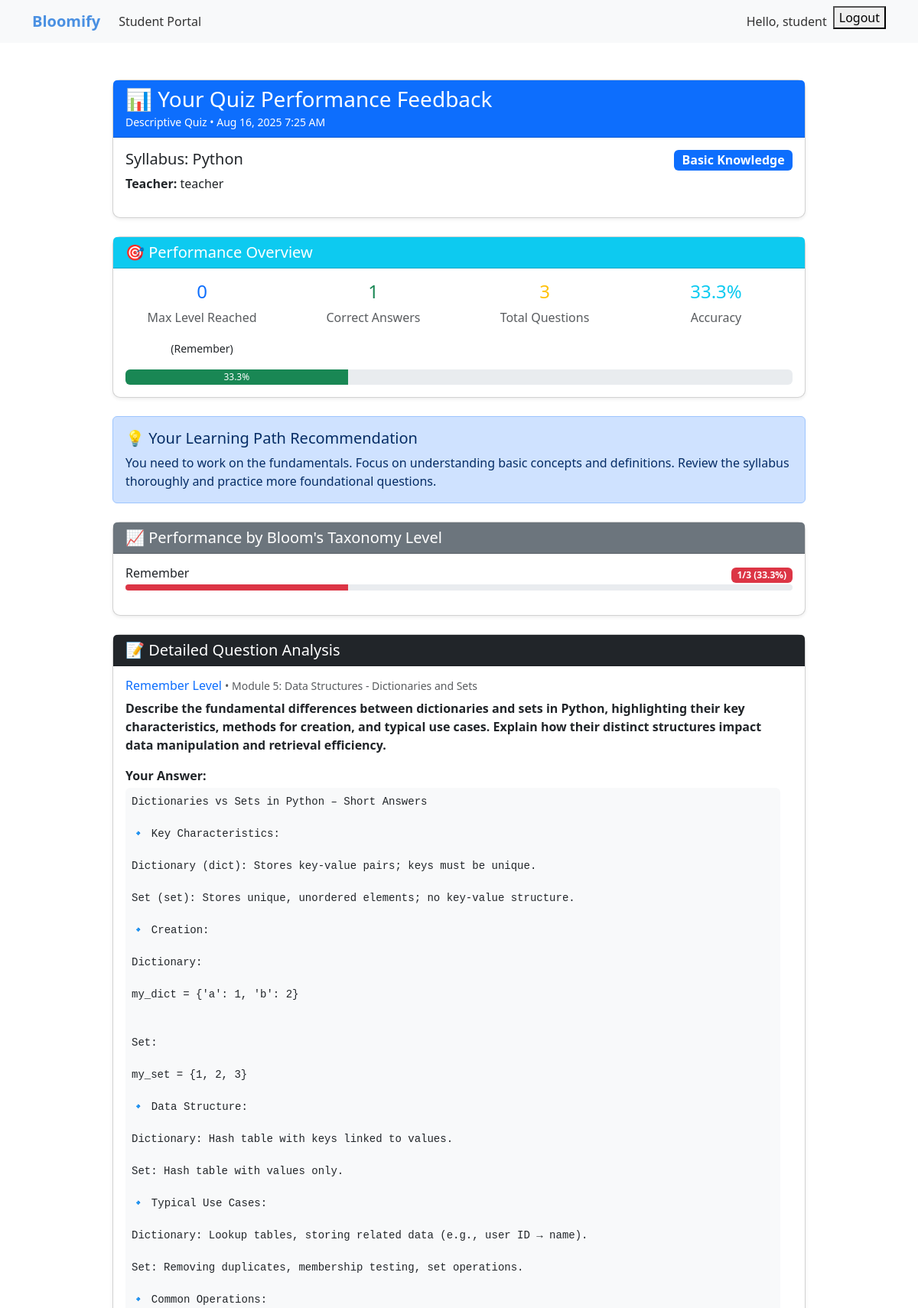
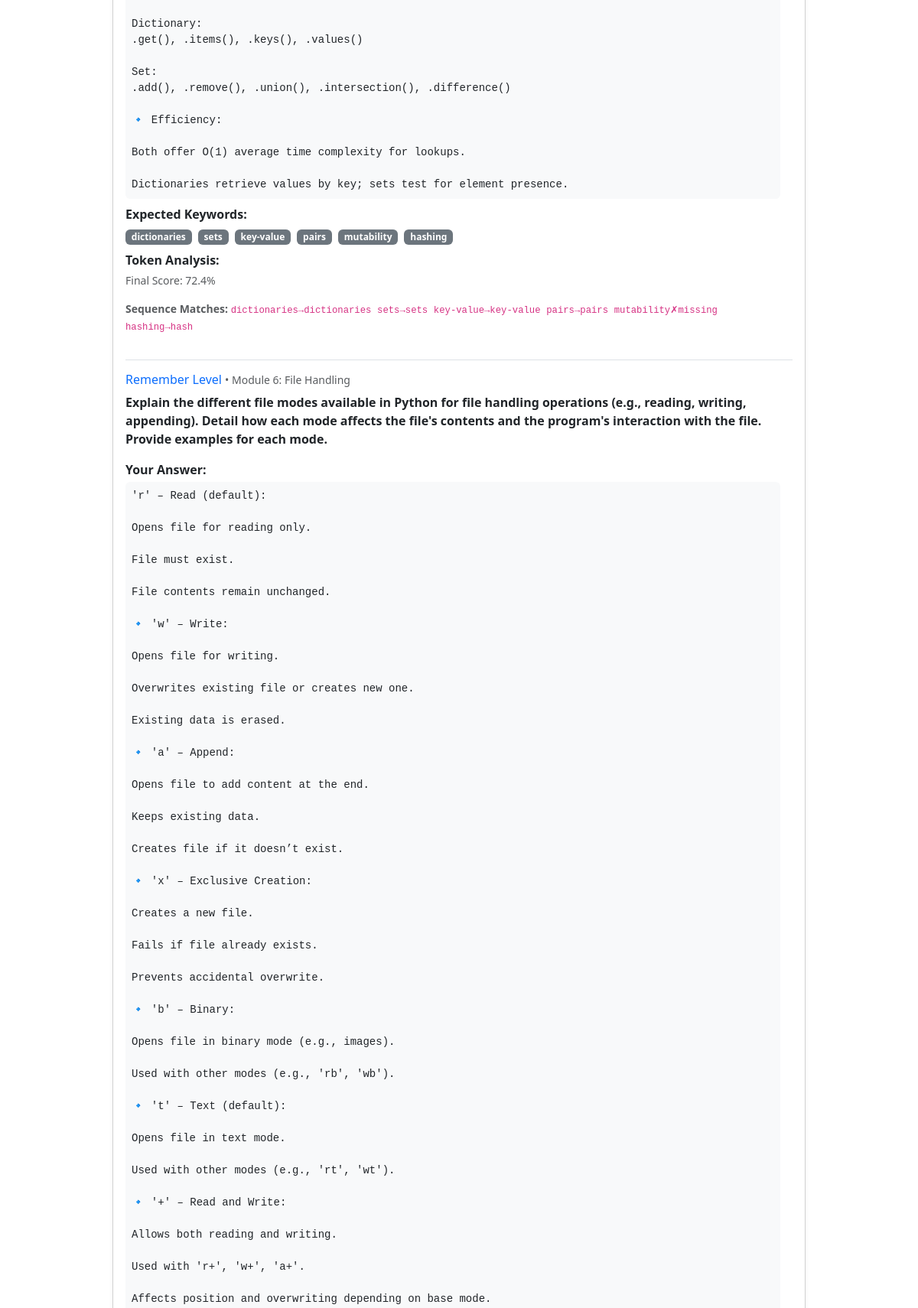
Page /feedback/detailed/2/ (signed in, upper part) on the committed database (2 pictures, top to bottom).
### feedback/models.py (models this page shows, shortened)
class QuizFeedback(models.Model):
    QUIZ_TYPES = [
        ('mcq', 'Multiple Choice Questions'),
        ('descriptive', 'Descriptive Questions'),
    ]
    FEEDBACK_LEVELS = [
        ('basic', 'Basic Knowledge'),
        ('intermediate', 'Intermediate Knowledge'),
        ('advanced', 'Advanced Knowledge'),
        ('excellent', 'Excellent Knowledge'),
    ]
    student = models.ForeignKey(User, on_delete=models.CASCADE, related_name='quiz_feedbacks')
    teacher = models.ForeignKey(User, on_delete=models.CASCADE, related_name='given_feedbacks')
    syllabus = models.ForeignKey(Syllabus, on_delete=models.CASCADE)
    quiz_type = models.CharField(max_length=20, choices=QUIZ_TYPES)
    max_level_reached = models.IntegerField(default=0)  # 0-5 (representing remember to create)
    feedback_level = models.CharField(max_length=20, choices=FEEDBACK_LEVELS)
    feedback_message = models.TextField()
    total_questions_attempted = models.IntegerField(default=0)
    total_correct_answers = models.IntegerField(default=0)
    accuracy_percentage = models.FloatField(default=0.0)
    created_at = models.DateTimeField(auto_now_add=True)
    class Meta:
        ordering = ['-created_at']

class QuizQuestionResult(models.Model):
    feedback = models.ForeignKey(QuizFeedback, on_delete=models.CASCADE, related_name='question_results')
    bloom_level = models.CharField(max_length=20)  # remember, understand, apply, etc.
    question_text = models.TextField()
    student_answer = models.TextField()
    correct_option = models.CharField(max_length=500, blank=True, null=True)
    selected_option = models.CharField(max_length=500, blank=True, null=True)
    expected_keywords = models.JSONField(blank=True, null=True)  # Store as list
    matched_keywords = models.JSONField(blank=True, null=True)  # Store matching details
    is_correct = models.BooleanField(default=False)
    score_percentage = models.FloatField(default=0.0)
    topic = models.CharField(max_length=200, blank=True, null=True)
    created_at = models.DateTimeField(auto_now_add=True)
    class Meta:
        ordering = ['created_at']

### teachers/models.py (models this page shows, shortened)
class Syllabus(models.Model):
    teacher = models.ForeignKey(User, on_delete=models.CASCADE)
    teacher_name = models.CharField(max_length=100, blank=True, null=True)
    college = models.CharField(max_length=200, blank=True, null=True)
    title = models.CharField(max_length=200)
    content = models.TextField(blank=True, null=True)
    pdf_file = models.FileField(upload_to='syllabus/', blank=True, null=True)
    created_at = models.DateTimeField(auto_now_add=True)

### feedback/views.py (the view)
# urls.py: path('detailed/<int:feedback_id>/', views.detailed_feedback, name='detailed_feedback'),
@login_required
def detailed_feedback(request, feedback_id):
    feedback_data = FeedbackService.get_feedback_details(feedback_id)
    if not feedback_data:
        messages.error(request, "Feedback not found.")
        return redirect('students:dashboard')
    feedback = feedback_data['feedback']
    question_results = feedback_data['question_results']
    if feedback.student != request.user:
        messages.error(request, "You can only view your own feedback.")
        return redirect('students:dashboard')
    levels_data = {}
    bloom_levels = ['remember', 'understand', 'apply', 'analyze', 'evaluate', 'create']
    for level in bloom_levels:
        level_questions = question_results.filter(bloom_level=level)
        if level_questions.exists():
            levels_data[level] = {
                'questions': level_questions,
                'total': level_questions.count(),
                'correct': level_questions.filter(is_correct=True).count(),
                'accuracy': (level_questions.filter(is_correct=True).count() / level_questions.count()) * 100 if level_questions.count() > 0 else 0
            }
    context = {
        'feedback': feedback,
        'question_results': question_results,
        'levels_data': levels_data,
        'bloom_levels': bloom_levels,
        'max_level_name': bloom_levels[feedback.max_level_reached] if feedback.max_level_reached < len(bloom_levels) else 'create'
    }
    return render(request, 'feedback/detailed_feedback.html', context)

### bloomify/templates/feedback/detailed_feedback.html (shortened to what this page needs)
{% extends 'base.html' %}
{% load feedback_tags %}
{% block content %}
<div class="container mt-5">
    <div class="row justify-content-center">
        <div class="col-md-10">
            <div class="card mb-4 shadow-sm">
                <div class="card-header bg-primary text-white">
                    <h3 class="mb-0">📊 Your Quiz Performance Feedback</h3>
                    <small>{{ feedback.quiz_type|title }} Quiz • {{ feedback.created_at|date:"M d, Y g:i A" }}</small>
                </div>
                <div class="card-body">
                    <div class="row">
                        <div class="col-md-8">
                            <h5>Syllabus: {{ feedback.syllabus.title }}</h5>
                            <p><strong>Teacher:</strong> {{ feedback.teacher.get_full_name|default:feedback.teacher.username }}</p>
                        </div>
                        <div class="col-md-4 text-end">
                            <span class="badge bg-{% if feedback.feedback_level == 'excellent' %}success{% elif feedback.feedback_level == 'advanced' %}warning{% elif feedback.feedback_level == 'intermediate' %}info{% else %}primary{% endif %} fs-6">
                                {{ feedback.feedback_level|title }} Knowledge
                            </span>
                        </div>
                    </div>
                </div>
            </div>
            <div class="card mb-4 shadow-sm">
                <div class="card-header bg-info text-white">
                    <h5 class="mb-0">🎯 Performance Overview</h5>
                </div>
                <div class="card-body">
                    <div class="row">
                        <div class="col-md-3 text-center">
                            <h4 class="text-primary">{{ feedback.max_level_reached }}</h4>
                            <p class="text-muted">Max Level Reached</p>
                            <small>({{ max_level_name|title }})</small>
                        </div>
                        <div class="col-md-3 text-center">
                            <h4 class="text-success">{{ feedback.total_correct_answers }}</h4>
                            <p class="text-muted">Correct Answers</p>
                        </div>
                        <div class="col-md-3 text-center">
                            <h4 class="text-warning">{{ feedback.total_questions_attempted }}</h4>
                            <p class="text-muted">Total Questions</p>
                        </div>
                        <div class="col-md-3 text-center">
                            <h4 class="text-info">{{ feedback.accuracy_percentage|floatformat:1 }}%</h4>
                            <p class="text-muted">Accuracy</p>
                        </div>
                    </div>
                    <div class="mt-3">
                        <div class="progress" style="height: 20px;">
                            <div class="progress-bar bg-success" role="progressbar"
                                 style="width: {{ feedback.accuracy_percentage }}%"
                                 aria-valuenow="{{ feedback.accuracy_percentage }}" aria-valuemin="0" aria-valuemax="100">
                                {{ feedback.accuracy_percentage|floatformat:1 }}%
                            </div>
                        </div>
                    </div>
                </div>
            </div>
            <div class="alert alert-{% if feedback.feedback_level == 'excellent' %}success{% elif feedback.feedback_level == 'advanced' %}warning{% elif feedback.feedback_level == 'intermediate' %}info{% else %}primary{% endif %} mb-4">
                <h5>💡 Your Learning Path Recommendation</h5>
                <p class="mb-0">{{ feedback.feedback_message }}</p>
            </div>
            {% if levels_data %}
            <div class="card mb-4 shadow-sm">
                <div class="card-header bg-secondary text-white">
                    <h5 class="mb-0">📈 Performance by Bloom's Taxonomy Level</h5>
                </div>
                <div class="card-body">
                    {% for level_name in bloom_levels %}
                        {% for level_data_key, level_data in levels_data.items %}
                            {% if level_data_key == level_name %}
                            <div class="mb-3">
                                <div class="d-flex justify-content-between align-items-center">
                                    <h6 class="mb-1">{{ level_name|title }}</h6>
                                    <span class="badge bg-{% if level_data.accuracy >= 70 %}success{% elif level_data.accuracy >= 50 %}warning{% else %}danger{% endif %}">
                                        {{ level_data.correct }}/{{ level_data.total }} ({{ level_data.accuracy|floatformat:1 }}%)
                                    </span>
                                </div>
                                <div class="progress" style="height: 8px;">
                                    <div class="progress-bar bg-{% if level_data.accuracy >= 70 %}success{% elif level_data.accuracy >= 50 %}warning{% else %}danger{% endif %}"
                                         style="width: {{ level_data.accuracy }}%"></div>
                                </div>
                            </div>
                            {% endif %}
                        {% endfor %}
                    {% endfor %}
                </div>
            </div>
            {% endif %}
            <div class="card mb-4 shadow-sm">
                <div class="card-header bg-dark text-white">
                    <h5 class="mb-0">📝 Detailed Question Analysis</h5>
                </div>
                <div class="card-body">
                    {% for result in question_results %}
                    <div class="border-bottom pb-3 mb-3">
                        <div class="d-flex justify-content-between align-items-start">
                            <div class="flex-grow-1">
                                <h6 class="text-primary">{{ result.bloom_level|title }} Level
                                    {% if result.topic %}
                                        <small class="text-muted">• {{ result.topic }}</small>
                                    {% endif %}
                                </h6>
                                <p class="fw-bold">{{ result.question_text }}</p>
                                {% if feedback.quiz_type == 'mcq' %}
                                    <p><strong>Your Answer:</strong>
                                        <span class="badge {% if result.is_correct %}bg-success{% else %}bg-danger{% endif %}">
                                            {{ result.selected_option }}
                                        </span>
                                    </p>
                                    {% if not result.is_correct %}
                                        <p><strong>Correct Answer:</strong>
                                            <span class="badge bg-success">{{ result.correct_option }}</span>
                                        </p>
                                    {% endif %}
                                {% else %}
                                    <div class="mt-2">
                                        <strong>Your Answer:</strong>
                                        <div class="bg-light p-2 rounded mt-1">
                                            <pre class="mb-0" style="white-space: pre-wrap;">{{ result.student_answer }}</pre>
                                        </div>
                                    </div>
                                    {% if result.expected_keywords %}
                                        <div class="mt-2">
                                            <strong>Expected Keywords:</strong>
                                            <div class="mt-1">
                                                {% for keyword in result.expected_keywords %}
                                                    <span class="badge bg-secondary me-1">{{ keyword }}</span>
                                                {% endfor %}
                                            </div>
                                        </div>
                                    {% endif %}
                                    {% if result.matched_keywords %}
                                        <div class="mt-2">
                                            <strong>Token Analysis:</strong>
                                            <div class="small text-muted mt-1">
                                                <p>Final Score: {{ result.score_percentage|floatformat:1 }}%</p>
                                                {% if result.matched_keywords.sequence_matches %}
                                                    <p><strong>Sequence Matches:</strong>
                                                        {% for match in result.matched_keywords.sequence_matches %}
                                                            <code class="me-1">{{ match }}</code>
                                                        {% endfor %}
                                                    </p>
                                                {% endif %}
                                            </div>
                                        </div>
                                    {% endif %}
                                {% endif %}
                            </div>
                        </div>
                    </div>
                    {% empty %}
                    <p class="text-muted">No question details available.</p>
                    {% endfor %}
                </div>
            </div>
        </div>
    </div>
</div>
{% endblock %}

### bloomify/templates/base.html (shortened to what this page needs)
<!DOCTYPE html>
<html lang="en">
<head>
    <link href="https://cdn.jsdelivr.net/npm/bootstrap@5.3.0/dist/css/bootstrap.min.css" rel="stylesheet">
    {% load custom_tags %}
</head>
<body>
    <nav class="navbar navbar-expand-lg navbar-light bg-light mb-4">
        <div class="container">
            <a class="navbar-brand" href="/">Bloomify</a>
            <div class="collapse navbar-collapse" id="navbarNav">
                <ul class="navbar-nav me-auto">
                    {% if not user.is_authenticated %}
                    <li class="nav-item">
                        <a class="nav-link" href="{% url 'teachers:dashboard' %}">Teacher Portal</a>
                    </li>
                    <li class="nav-item">
                        <a class="nav-link" href="{% url 'students:dashboard' %}">Student Portal</a>
                    </li>
                    {% else %}
                    {% if user|has_group:"teacher" %}
                    <li class="nav-item">
                        <a class="nav-link" href="{% url 'teachers:dashboard' %}">Teacher Portal</a>
                    </li>
                    {% elif user|has_group:"student" %}
                    <li class="nav-item">
                        <a class="nav-link" href="{% url 'students:dashboard' %}">Student Portal</a>
                    </li>
                    {% endif %}
                    {% endif %}
                </ul>
                <ul class="navbar-nav ms-auto">
                    {% if user.is_authenticated %}
                    <li class="nav-item">
                        <span class="nav-link">Hello, {{ user.username }}</span>
                    </li>
                    <li class="nav-item">
                        <form action="{% url 'accounts:logout' %}" method="post">
                            <button type="submit">Logout</button>
                        </form>
                    </li>
                    {% endif %}
                </ul>
            </div>
        </div>
    </nav>
    <div class="container">
        {% block content %}{% endblock %}
    </div>
</body>
</html>

### rows in the picture
QuizFeedback: quiz_type "Descriptive", created_at "Aug 16, 2025 7:25 AM", syllabus "Python", teacher.get_full_name "teacher", feedback_level "Basic", max_level_reached "0", total_correct_answers "1", total_questions_attempted "3", accuracy_percentage "33.3", feedback_message "You need to work on the fundamentals. Focus on understanding basic concepts and definitions. Review the syllabus thoroughly and practice more foundational questions."
QuizQuestionResult: bloom_level "Remember", topic "Module 5: Data Structures - Dictionaries and Sets", question_text "Describe the fundamental differences between dictionaries and sets in Python, highlighting their key characteristics, methods for creation, and typical use cases. Explain how their distinct structures impact data manipulation and retrieval efficiency.", student_answer "Dictionaries vs Sets in Python – Short Answers 🔹 Key Characteristics: Dictionary (dict): Stores key-value pairs; keys must be unique. Set (set): Stores unique, unordered elements; no key-value structure. 🔹 Creation: Dictionary: my_dict = {'a': 1, 'b': 2} Set: my_set = {1, 2, 3} 🔹 Data Structure: Dictionary: Hash table with keys linked to values. Set: Hash table with values only. 🔹 Typical Use Cases: Dictionary: Lookup tables, storing related data (e.g., user ID → name). Set: Removing duplicates, membership testing, set operations. 🔹 Common Operations: Dictionary: .get(), .items(), .keys(), .values() Set: .add(), .remove(), .union(), .intersection(), .difference() 🔹 Efficiency: Both offer…", expected_keywords "dictionaries" "sets" "key-value" "pairs" "mutability" "hashing", score_percentage "72.4", sequence_matches "dictionaries→dictionaries" "sets→sets" "key-value→key-value" "pairs→pairs" "mutability✗missing" "hashing→hash"
QuizQuestionResult: bloom_level "Remember", topic "Module 6: File Handling", question_text "Explain the different file modes available in Python for file handling operations (e.g., reading, writing, appending). Detail how each mode affects the file's contents and the program's interaction with the file. Provide examples for each mode.", student_answer "'r' – Read (default): Opens file for reading only. File must exist. File contents remain unchanged. 🔹 'w' – Write: Opens file for writing. Overwrites existing file or creates new one. Existing data is erased. 🔹 'a' – Append: Opens file to add content at the end. Keeps existing data. Creates file if it doesn’t exist. 🔹 'x' – Exclusive Creation: Creates a new file. Fails if file already exists. Prevents accidental overwrite. 🔹 'b' – Binary: Opens file in binary mode (e.g., images). Used with other modes (e.g., 'rb', 'wb'). 🔹 't' – Text (default): Opens file in text mode. Used with other modes (e.g., 'rt', 'wt'). 🔹 '+' – Read and Write: Allows both reading and writing. Used with 'r+', 'w+',…"

### other values in the picture
{{ user.username }} "student"
{{ max_level_name|title }} "Remember"
{{ level_name|title }} "Remember"
{{ level_data.correct }} "1"
{{ level_data.total }} "3"
{{ level_data.accuracy|floatformat:1 }} "33.3"
